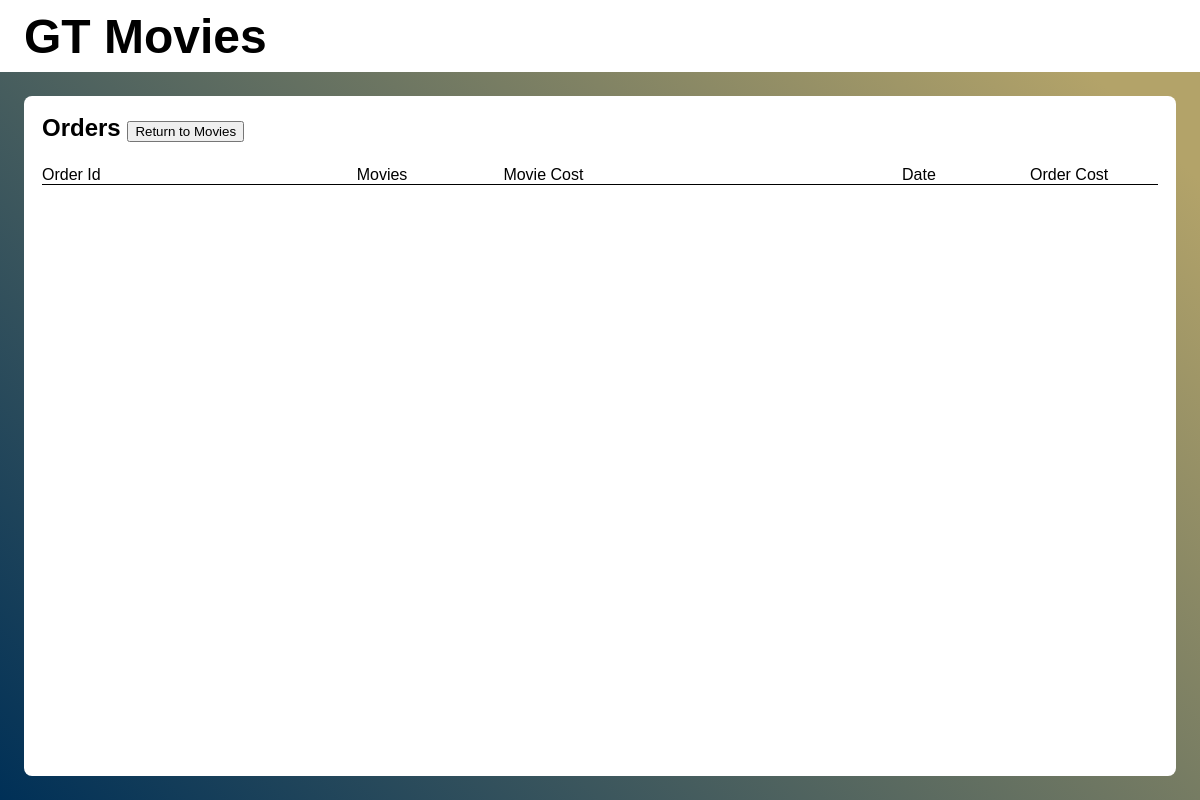
The page /orders/ (signed in) on the database as committed earlier.
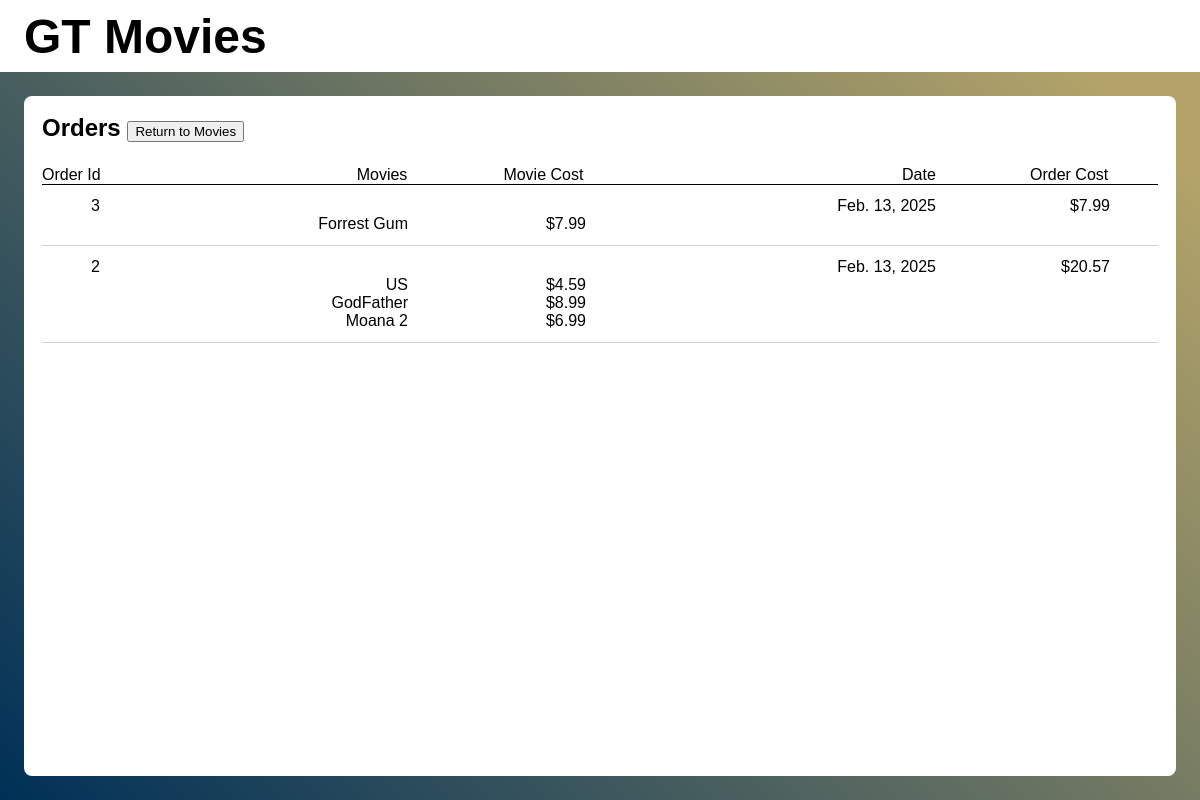
The same page on the database as committed later.
### orders/models.py (models this page shows, shortened)
class Order(models.Model):
    id = models.AutoField(primary_key=True)
    user = models.ForeignKey(User, on_delete=models.CASCADE)
    date = models.DateField()
    price = models.FloatField(default=0.0)
    movies = models.ManyToManyField(Movie)
    ordered = models.BooleanField(default=False)

### movies/models.py (models this page shows, shortened)
class Movie(models.Model):
    title = models.CharField(max_length=255)
    description = models.TextField()
    release_date = models.DateField()
    price = models.FloatField()
    duration = models.PositiveBigIntegerField()
    poster = models.ImageField(upload_to='posters/', blank=True, null=True)

### orders/views.py (the view, shortened to what this page needs)
# urls.py: path("orders/", include('orders.urls')),
@login_required(login_url='auths:login')
def orders(request):
    if request.method == "GET":
        orders = Order.objects.filter(user=request.user).all()
        args = {
            'orders': []
        }
        for order in orders[::-1]:
            movies = []
            for movie in order.movies.all():
                movies.append({
                    'title': movie.title,
                    'cost': movie.price,
                    'id': movie.id,
                })
            args['orders'].append({
                'date': order.date,
                'cost': order.price,
                'id': order.id,
                'movies': movies,
                'ordered': order.ordered
            })
        return render(request, 'orders/orders.html', args)

### orders/templates/orders/orders.html (shortened to what this page needs)
{% extends 'auths/base.html' %}
{% block content %}
    <div style="width: 100%; height: 100%">
    <div style="height: 72px"></div>
    <div
            style="
            background: white;
            margin: 24px;
            padding: 18px;
            border-radius: 8px;
            width: auto;
            height: calc(100% - 72px - 48px - 36px);
        "
    >
        <div style="font-size: 24px; font-weight: bold; margin-bottom: 24px">
            Orders
            <a href="{% url 'movie_list:movie_list' %}">
                <button type="button">Return to Movies</button>
            </a>
        </div>
        <div
                style="
                width: 100%;
                display: flex;
                justify-content: space-between;
                border-bottom: 1px solid black;
            "
        >
            <div style="display: flex; gap: 256px">
                <div>Order Id</div>
                <div style="display: flex; gap: 96px">
                    <div>Movies</div>
                    <div>Movie Cost</div>
                </div>
            </div>
            <div style="display: flex">
                <div style="width: 128px">Date</div>
                <div style="width: 128px">Order Cost</div>
            </div>
        </div>
        <div style="overflow: auto; height: calc(100% - 76px);">
            <div
                    style="
                    display: flex;
                    flex-direction: column;
                    padding-top: 12px;
                    padding-bottom: 12px;
                    gap: 12px;
                "
            >
                {% for order in orders %}
                    {% if order.cost != 0 %}
                        <div
                                style="
                            border-bottom: 1px solid lightgray;
                            padding-bottom: 12px;
                        "
                        >
                        <div
                                style="
                                width: 100%;
                                display: flex;
                                justify-content: space-between;
                            "
                        >
                            <div style="width: 58px; text-align: right">
                                {{ order.id }}
                            </div>
                            <div
                                    style="
                                    display: flex;
                                    align-items: left;
                                    padding-right: 48px;
                                "
                            >
                                <div style="width: 128px; text-align: right">
                                    {{ order.date }}
                                </div>
                                <div style="width: 174px; text-align: right">
                                    ${{ order.cost|floatformat:"2" }}
                                </div>
                            </div>
                        </div>
                        <div>
                            {% for movie in order.movies %}
                                <div style="display: flex">
                                    <div style="width: 366px; text-align: right">
                                        {{ movie.title }}
                                    </div>
                                    <div style="width: 178px; text-align: right">
                                        ${{ movie.cost }}
                                    </div>
                                </div>
                            {% endfor %}
                            </div>
                        </div>
                    {% endif %}
                {% endfor %}
                </div>
            </div>
        </div>
    </div>
{% endblock content %}

Rows that differ between the two databases and show on the page:
added Order: date "Feb. 13, 2025", cost "7.99"
now on this page (row unchanged): Movie: title "Forrest Gum", cost "7.99"
added Order: date "Feb. 13, 2025", cost "20.57"
now on this page (row unchanged): Movie: title "US", cost "4.59"
now on this page (row unchanged): Movie: title "GodFather", cost "8.99"
now on this page (row unchanged): Movie: title "Moana 2", cost "6.99"
Other text that changed with them:
new list line: "3 $ $"
new list line: "2 $ $ $ $"
